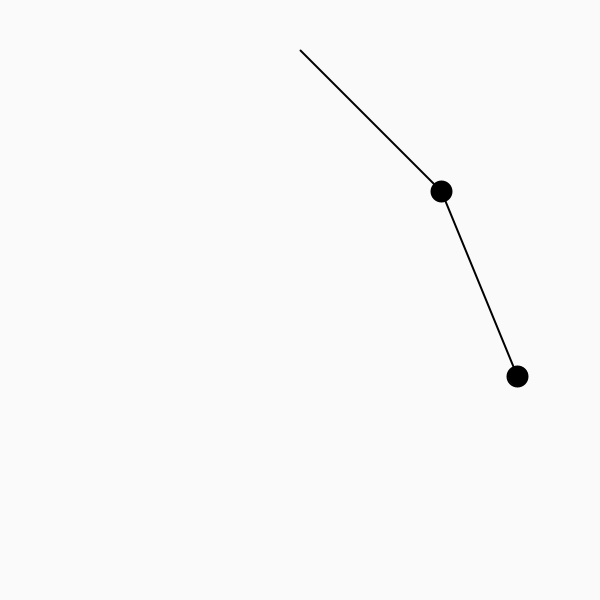
Frame 1 (no input)
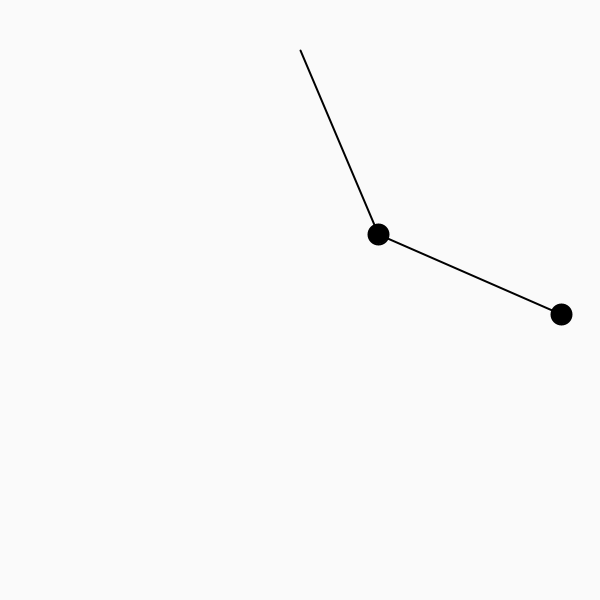
Frame 60 (the mouse pressed at the canvas centre just before this capture)
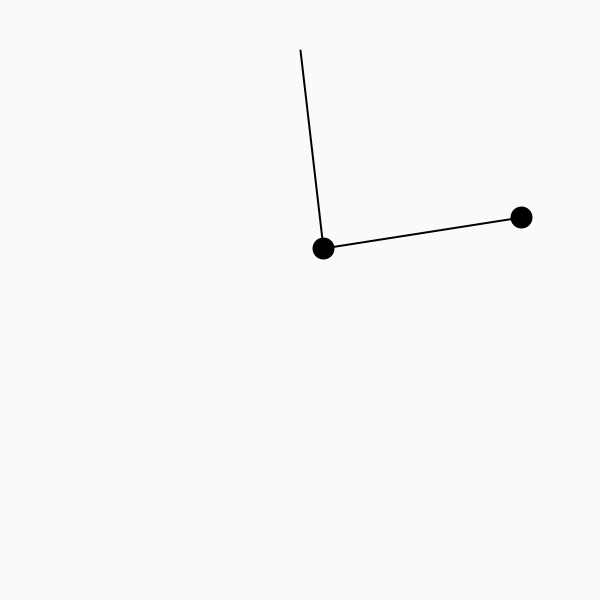
Frame 120 (the mouse held since frame 60 and released just before this capture)

The Processing sketch that drew these frames (run headless with seeded random() and noise(); from frame 60 on, the mouse is pressed at the canvas centre):

// Processing sketch: double_pendulum
// ── double_pendulum.pde
float r1 = 200;
float r2 = 200;
float m1 = 20;
float m2 = 20;
float a1 = PI/4;
float a2 = PI/8;

void setup(){
  size(600, 600);
}

void draw(){
  background(250);
  stroke(0);
  strokeWeight(2);
  
  translate(300, 50);
  
  float x1 = r1 * sin(a1);
  float y1 = r1 * cos(a1);
  
  float x2 = x1 + r2 * sin(a2);
  float y2 = y1 + r2 * cos(a2);
  
  
  line(0,0,x1,y1);
  fill(0);
  ellipse(x1,y1,m1,m1);
  
  line(x1,y1,x2,y2);
  fill(0);
  ellipse(x2,y2,m2,m2);
  
  a1 += 0.1;
  a2 -= 0.2;
  
}
